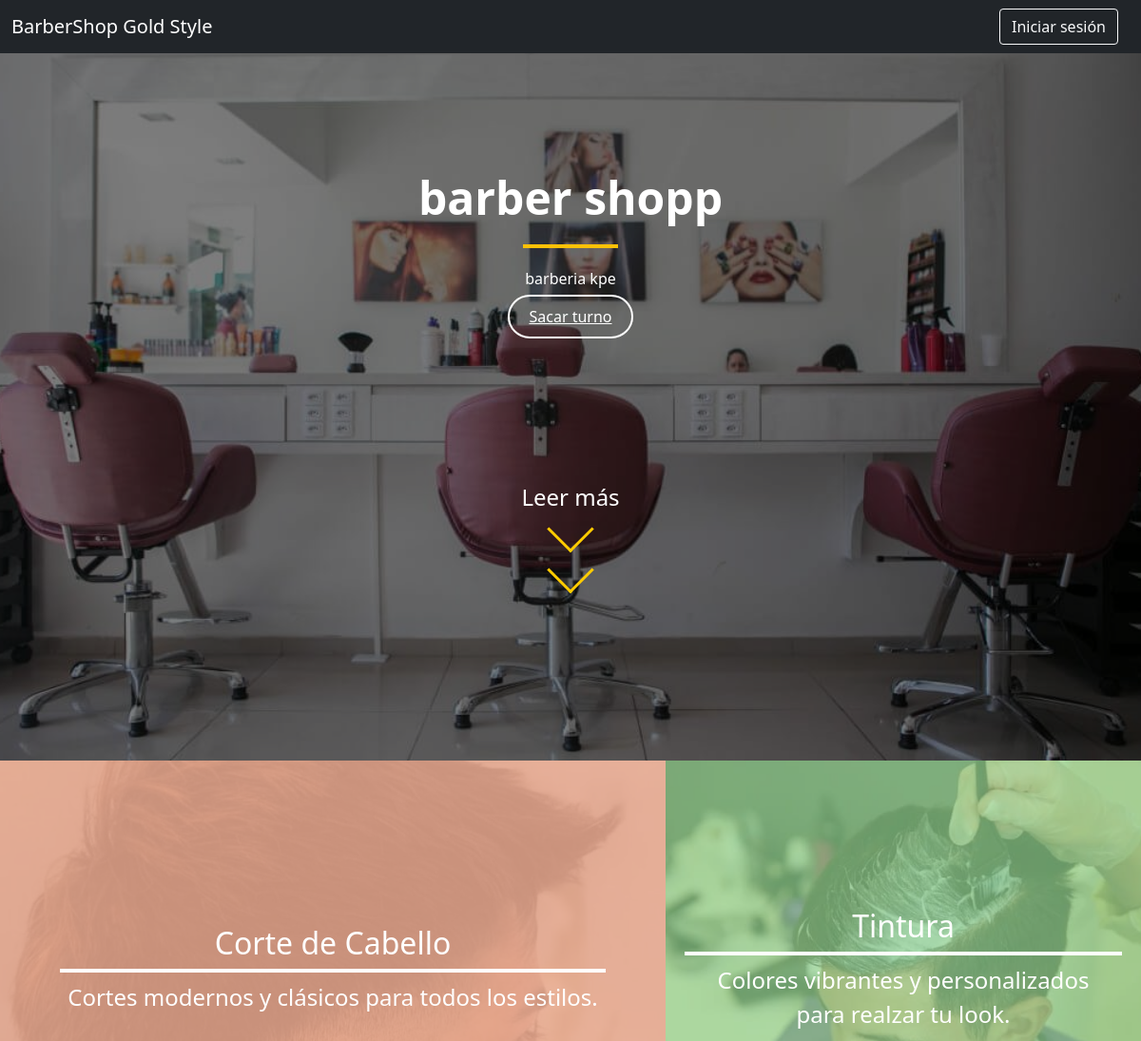
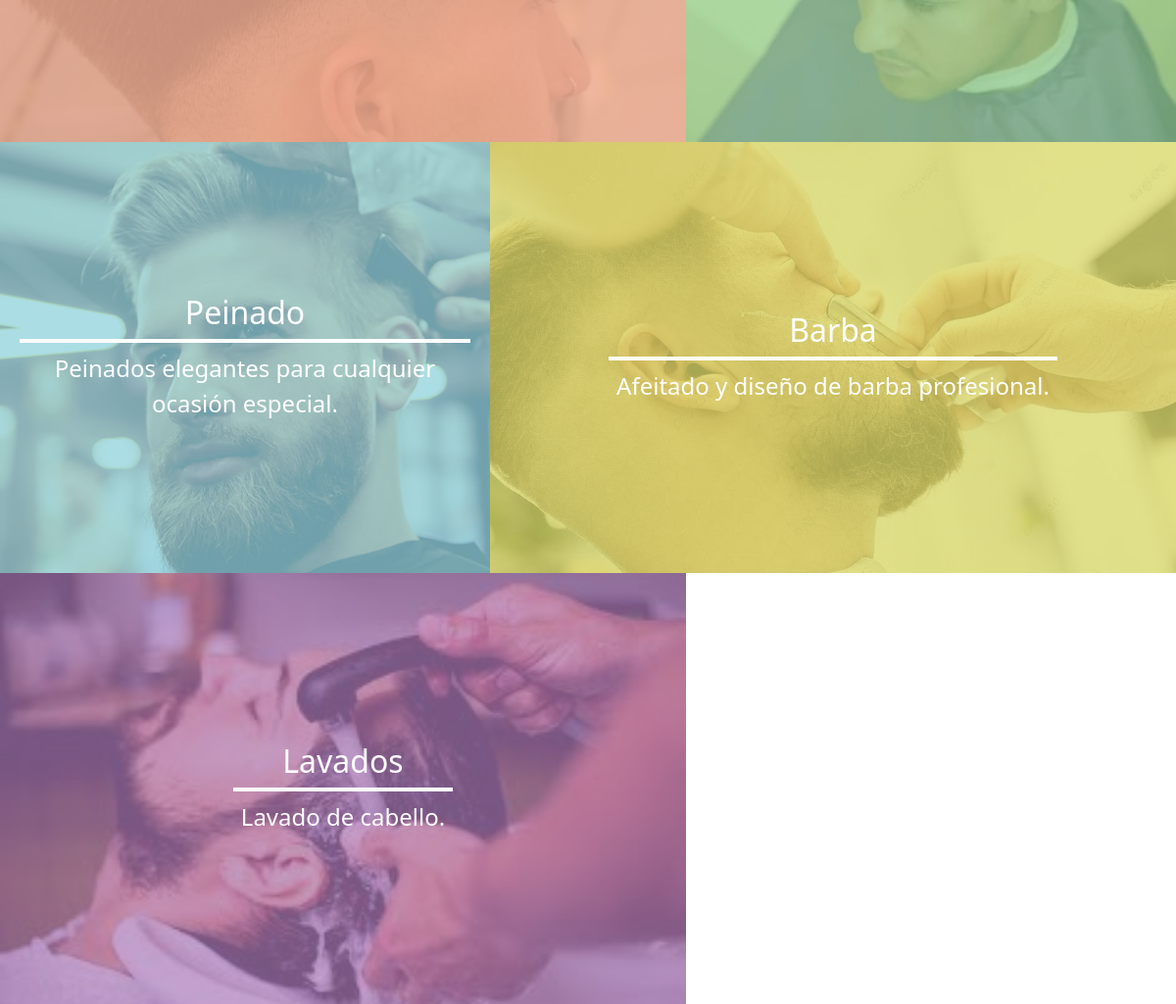
Screenshot of /php/index_principal.php with the database file from the repository (2 pictures, top to bottom).
### tables this page shows
CREATE TABLE `portada` (
  `id` int(11) NOT NULL,
  `titulo` varchar(255) NOT NULL,
  `descripcion` varchar(255) NOT NULL,
  `imagen` varchar(255) NOT NULL
);

CREATE TABLE `servicios` (
  `id` int(11) NOT NULL,
  `seccion` varchar(50) NOT NULL,
  `titulo` varchar(255) NOT NULL,
  `descripcion` text NOT NULL,
  `imagen` varchar(255) DEFAULT NULL,
  `link` varchar(255) NOT NULL
);

### php/index_principal.php (the view, shortened to what this page needs)
<?php require 'conexion.php'; ?>
<?php
$stmt = $pdo->query("SELECT * FROM servicios");
$servicios = [];
while ($row = $stmt->fetch()) {
    $servicios[$row['seccion']] = $row;
}
$stmtPortada = $pdo->query("SELECT * FROM portada LIMIT 1");
$portada = $stmtPortada->fetch();
?>
<!DOCTYPE html>
<html lang="es">
<head>
    <link href="https://cdn.jsdelivr.net/npm/bootstrap@5.0.2/dist/css/bootstrap.min.css" rel="stylesheet">
    <link rel="stylesheet" href="/css/index.css">
</head>
<body>
    <nav class="navbar navbar-dark bg-dark fixed-top">
        <div class="container-fluid">
            <a class="navbar-brand" href="#">BarberShop Gold Style</a>
            <div class="boton-nav">
                <a href="../html/registro.html?mode=login" class="btn btn-outline-light">Iniciar sesión</a>
            </div>
        </div>
    </nav>
    <div class="portada" style="background-image: url('uploads/<?= htmlspecialchars($portada['imagen']) ?>');">
        <div class="portada-contenido">
            <h1><?= htmlspecialchars($portada['titulo']) ?></h1>
            <div class="linea"></div>
            <p><?= htmlspecialchars($portada['descripcion']) ?></p>
            <a href="sacar_turno.php" class="btn-transparente mt-3">Sacar turno</a><br>
            <div class="texto">Leer más</div>
            <div class="contenedor-flechas">
            <div class="flecha"></div>
            <div class="flecha"></div>
            </div>
        </div>
    </div>
    <div class="container-fluid p-0">
        <div class="row g-0">
            <?php foreach ($servicios as $seccion => $servicio): ?>
                <?php
                $base_name = str_replace('.php', '', $servicio['link']);
                $link = 'servicios/' . $base_name . '_publico.php';
                ?>
                <div class="col-<?= in_array($seccion, ['section-1', 'section-4', 'section-5']) ? '7' : '5' ?> p-0">
                    <div class="section <?= $seccion ?>"
                         style="background-image: url('uploads/<?= htmlspecialchars($servicio['imagen']) ?>');
                                background-size: cover; background-position: center; position: relative;">
                        <a href="<?= htmlspecialchars($link) ?>"
                           style="position: absolute; top:0; left:0; width:100%; height:100%; z-index:1;"></a>
                        <div class="contenido-seccion">
                            <h2 class="titulo-sec"><?= htmlspecialchars($servicio['titulo']) ?></h2>
                            <p class="parr"><?= htmlspecialchars($servicio['descripcion']) ?></p>
                        </div>
                    </div>
                </div>
            <?php endforeach; ?>
        </div>
    </div>
</body>
</html>

### css/index.css (style rules this page uses)
.boton-nav { padding-right: 1vw; }
.navbar-brand { color: rgb(196, 168, 14); }
html, body { height: 100%; margin: 0; }
.section { height: 55vh; display: flex; flex-direction: column; align-items: center; justify-content: center; font-size: 1.5rem; position: relative; overflow: hidden; text-decoration: none; background-position: center; background-repeat: no-repeat; background-size: cover; }
.section::before { content: ""; position: absolute; top: 0; left: 0; right: 0; bottom: 0; background-color: rgba(255, 204, 0, 0.7); transition: opacity 0.5s ease; z-index: 1; }
.section h2, .section p { z-index: 2; color: rgb(255, 255, 255); margin: 0; }
.section-1::before { background-color: rgba(237, 171, 145, 0.847); }
.section-2::before { background-color: rgba(147, 216, 147, 0.7); }
.section-3::before { background-color: rgba(137, 209, 219, 0.7); }
.section-4::before { background-color: rgba(217, 217, 105, 0.774); }
.section-5::before { background-color: rgba(171, 123, 185, 0.7); }
.parr { border-top:0.5vh solid rgb(255, 255, 255); padding: 1vh; }
.titulo-sec { padding: 1vh; }
.portada { height: 100vh; background-size: cover; background-position: center; display: flex; align-items: center; justify-content: center; flex-direction: column; color: white; text-align: center; position: relative; }
.portada::before { content: ""; position: absolute; top:0; left:0; right:0; bottom:0; background: rgba(0,0,0,0.5); }
.portada-contenido { position: relative; z-index: 2; }
.portada h1 { font-size: 3rem; font-weight: bold; }
.portada .linea { width: 100px; height: 4px; background: #ffc107; margin: 20px auto; }
.btn-transparente { background: transparent; border: 2px solid #fff; color: #fff; padding: 10px 20px; border-radius: 30px; transition: 0.3s; }
.contenido-seccion { position: relative; z-index: 2; text-align: center; padding: 20px; }
.contenedor-flechas { margin-top: 55vh; display:flex; flex-direction: column; gap: 8px; position: absolute; bottom: 0.5vh; left: 50%; transform: translateX(-50%); z-index: 3; }
.flecha { width: 35px; height: 35px; border-left: 3px solid #ffcc00; border-bottom: 3px solid #ffcc00; transform: rotate(-45deg); animation: moverFlecha 1s infinite alternate ease-in-out; }
.flecha:nth-child(2) { animation-delay: 0.2s; }
.texto { margin-bottom: 10vh; padding-top: 20vh; font-size: 3vh; }

### rows the page displays
portada: imagen (picture), titulo "barber shopp", descripcion "barberia kpe"
servicios: imagen (picture), titulo "Corte de Cabello", descripcion "Cortes modernos y clásicos para todos los estilos."
servicios: imagen (picture), titulo "Tintura", descripcion "Colores vibrantes y personalizados para realzar tu look."
servicios: imagen (picture), titulo "Peinado", descripcion "Peinados elegantes para cualquier ocasión especial."
servicios: imagen (picture), titulo "Barba", descripcion "Afeitado y diseño de barba profesional."
servicios: imagen (picture), titulo "Lavados", descripcion "Lavado de cabello."
